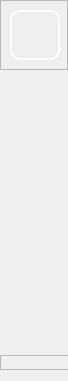
        <widget class="QFrame" name="LeftMenuBg">
         <property name="minimumSize">
          <size>
           <width>68</width>
           <height>0</height>
          </size>
         </property>
         <property name="maximumSize">
          <size>
           <width>68</width>
           <height>16777215</height>
          </size>
         </property>
         <property name="styleSheet">
          <string notr="true">QFrame#LeftMenuBg{
	background-color: rgba(255, 255, 255,0);
border:0px solid red;
border-radius:30px
}</string>
         </property>
         <property name="frameShape">
          <enum>QFrame::NoFrame</enum>
         </property>
         <property name="frameShadow">
          <enum>QFrame::Raised</enum>
         </property>
         <layout class="QVBoxLayout" name="verticalLayout_2">
          <property name="spacing">
           <number>0</number>
          </property>
          <property name="leftMargin">
           <number>0</number>
          </property>
          <property name="topMargin">
           <number>0</number>
          </property>
          <property name="rightMargin">
           <number>0</number>
          </property>
          <item>
           <widget class="QFrame" name="TopLogoInfo">
            <property name="enabled">
             <bool>true</bool>
            </property>
            <property name="minimumSize">
             <size>
              <width>0</width>
              <height>70</height>
             </size>
            </property>
            <property name="maximumSize">
             <size>
              <width>16777215</width>
              <height>70</height>
             </size>
            </property>
            <property name="frameShape">
             <enum>QFrame::StyledPanel</enum>
            </property>
            <property name="frameShadow">
             <enum>QFrame::Raised</enum>
            </property>
            <widget class="QWidget" name="logo" native="true">
             <property name="geometry">
              <rect>
               <x>10</x>
               <y>10</y>
               <width>50</width>
               <height>50</height>
              </rect>
             </property>
             <property name="sizePolicy">
              <sizepolicy hsizetype="Preferred" vsizetype="Preferred">
               <horstretch>0</horstretch>
               <verstretch>0</verstretch>
              </sizepolicy>
             </property>
             <property name="minimumSize">
              <size>
               <width>50</width>
               <height>50</height>
              </size>
             </property>
             <property name="maximumSize">
              <size>
               <width>50</width>
               <height>50</height>
              </size>
             </property>
             <property name="styleSheet">
              <string notr="true">image: url(:/all/img/logo.png);
border:2px solid rgb(255, 255, 255);
border-radius:10px</string>
             </property>
            </widget>
            <widget class="QLabel" name="Author">
             <property name="geometry">
              <rect>
               <x>90</x>
               <y>30</y>
               <width>60</width>
               <height>30</height>
              </rect>
             </property>
             <property name="sizePolicy">
              <sizepolicy hsizetype="Preferred" vsizetype="Preferred">
               <horstretch>0</horstretch>
               <verstretch>0</verstretch>
              </sizepolicy>
             </property>
             <property name="minimumSize">
              <size>
               <width>60</width>
               <height>30</height>
              </size>
             </property>
             <property name="maximumSize">
              <size>
               <width>60</width>
               <height>30</height>
              </size>
             </property>
             <property name="styleSheet">
              <string notr="true">font: italic 11pt &quot;Segoe UI&quot;;
color: rgba(255, 255, 255, 255);</string>
             </property>
             <property name="text">
              <string>By javier</string>
             </property>
             <property name="alignment">
              <set>Qt::AlignCenter</set>
             </property>
            </widget>
            <widget class="QLabel" name="Title">
             <property name="geometry">
              <rect>
               <x>60</x>
               <y>10</y>
               <width>121</width>
               <height>20</height>
              </rect>
             </property>
             <property name="maximumSize">
              <size>
               <width>16777215</width>
               <height>30</height>
              </size>
             </property>
             <property name="styleSheet">
              <string notr="true">font: 600 13pt &quot;Segoe UI Semibold&quot;;
color: rgba(255, 255, 255, 255);</string>
             </property>
             <property name="text">
              <string>YoloSide</string>
             </property>
             <property name="alignment">
              <set>Qt::AlignCenter</set>
             </property>
            </widget>
           </widget>
          </item>
          <item>
           <widget class="QFrame" name="ToggleBox">
            <property name="minimumSize">
             <size>
              <width>200</width>
              <height>80</height>
             </size>
            </property>
            <property name="maximumSize">
             <size>
              <width>200</width>
              <height>80</height>
             </size>
            </property>
            <property name="frameShape">
             <enum>QFrame::NoFrame</enum>
            </property>
            <property name="frameShadow">
             <enum>QFrame::Raised</enum>
            </property>
            <layout class="QVBoxLayout" name="verticalLayout_4">
             <property name="spacing">
              <number>0</number>
             </property>
             <property name="leftMargin">
              <number>0</number>
             </property>
             <property name="topMargin">
              <number>0</number>
             </property>
             <property name="rightMargin">
              <number>0</number>
             </property>
             <property name="bottomMargin">
              <number>0</number>
             </property>
             <item>
              <widget class="QPushButton" name="ToggleBotton">
               <property name="sizePolicy">
                <sizepolicy hsizetype="Expanding" vsizetype="Fixed">
                 <horstretch>0</horstretch>
                 <verstretch>0</verstretch>
                </sizepolicy>
               </property>
               <property name="minimumSize">
                <size>
                 <width>0</width>
                 <height>45</height>
                </size>
               </property>
               <property name="maximumSize">
                <size>
                 <width>16777215</width>
                 <height>16777215</height>
                </size>
               </property>
               <property name="font">
                <font>
                 <family>Nirmala UI</family>
                 <pointsize>12</pointsize>
                 <italic>false</italic>
                 <bold>true</bold>
                </font>
               </property>
               <property name="cursor">
                <cursorShape>PointingHandCursor</cursorShape>
               </property>
               <property name="mouseTracking">
                <bool>true</bool>
               </property>
               <property name="focusPolicy">
                <enum>Qt::StrongFocus</enum>
               </property>
               <property name="contextMenuPolicy">
                <enum>Qt::DefaultContextMenu</enum>
               </property>
               <property name="layoutDirection">
                <enum>Qt::LeftToRight</enum>
               </property>
               <property name="autoFillBackground">
                <bool>false</bool>
               </property>
               <property name="styleSheet">
                <string notr="true">QPushButton{
background-image: url(:/all/img/menu.png);
background-repeat: no-repeat;
background-position: left center;
border: none;
border-left: 23px solid transparent;

text-align: center;
padding-left: 0px;
color: rgba(255, 255, 255, 199);
font: 700 12pt &quot;Nirmala UI&quot;;
}

QPushButton:hover{
background-color: rgba(114, 129, 214, 59);
}</string>
               </property>
               <property name="text">
                <string>Hide</string>
               </property>
               <property name="icon">
                <iconset theme="zoom-out">
                 <normaloff>.</normaloff>.</iconset>
               </property>
               <property name="autoDefault">
                <bool>false</bool>
               </property>
               <property name="default">
                <bool>false</bool>
               </property>
               <property name="flat">
                <bool>false</bool>
               </property>
              </widget>
             </item>
            </layout>
           </widget>
          </item>
          <item>
           <widget class="QFrame" name="MenuBox">
            <property name="minimumSize">
             <size>
              <width>200</width>
              <height>0</height>
             </size>
            </property>
            <property name="maximumSize">
             <size>
              <width>200</width>
              <height>16777215</height>
             </size>
            </property>
            <property name="frameShape">
             <enum>QFrame::NoFrame</enum>
            </property>
            <property name="frameShadow">
             <enum>QFrame::Raised</enum>
            </property>
            <layout class="QVBoxLayout" name="verticalLayout_5" stretch="1,0,0,0">
             <property name="spacing">
              <number>15</number>
             </property>
             <property name="sizeConstraint">
              <enum>QLayout::SetDefaultConstraint</enum>
             </property>
             <property name="leftMargin">
              <number>0</number>
             </property>
             <property name="topMargin">
              <number>0</number>
             </property>
             <property name="rightMargin">
              <number>0</number>
             </property>
             <property name="bottomMargin">
              <number>0</number>
             </property>
             <item>
              <widget class="QPushButton" name="src_file_button">
               <property name="minimumSize">
                <size>
                 <width>0</width>
                 <height>45</height>
                </size>
               </property>
               <property name="cursor">
                <cursorShape>PointingHandCursor</cursorShape>
               </property>
               <property name="styleSheet">
                <string notr="true">QPushButton{
background-image: url(:/all/img/file.png);
background-repeat: no-repeat;
background-position: left center;
border: none;
border-left: 23px solid transparent;

text-align: center;
padding-left: 0px;
color: rgba(255, 255, 255, 199);
font: 700 12pt &quot;Nirmala UI&quot;;
}

QPushButton:hover{
background-color: rgba(114, 129, 214, 59);
}</string>
               </property>
               <property name="text">
                <string>Local File</string>
               </property>
              </widget>
             </item>
             <item>
              <widget class="QPushButton" name="src_cam_button">
               <property name="minimumSize">
                <size>
                 <width>0</width>
                 <height>45</height>
                </size>
               </property>
               <property name="cursor">
                <cursorShape>PointingHandCursor</cursorShape>
               </property>
               <property name="styleSheet">
                <string notr="true">QPushButton{
background-image: url(:/all/img/cam.png);
background-repeat: no-repeat;
background-position: left center;
border: none;
border-left: 23px solid transparent;

text-align: center;
padding-left: 0px;
color: rgba(255, 255, 255, 199);
font: 700 12pt &quot;Nirmala UI&quot;;
}

QPushButton:hover{
background-color: rgba(114, 129, 214, 59);
}</string>
               </property>
               <property name="text">
                <string>Camera</string>
               </property>
              </widget>
             </item>
             <item>
              <widget class="QPushButton" name="src_rtsp_button">
               <property name="minimumSize">
                <size>
                 <width>0</width>
                 <height>45</height>
                </size>
               </property>
               <property name="cursor">
                <cursorShape>PointingHandCursor</cursorShape>
               </property>
               <property name="autoFillBackground">
                <bool>false</bool>
               </property>
               <property name="styleSheet">
                <string notr="true">QPushButton{
background-image: url(:/all/img/RTSP.png);
background-repeat: no-repeat;
background-position: left center;
border: none;
border-left: 23px solid transparent;

text-align: center;
padding-left: 0px;
color: rgba(255, 255, 255, 199);
font: 700 12pt &quot;Nirmala UI&quot;;
}

QPushButton:hover{
background-color: rgba(114, 129, 214, 59);
}</string>
               </property>
               <property name="text">
                <string>Rtsp</string>
               </property>
              </widget>
             </item>
             <item>
              <spacer name="verticalSpacer">
               <property name="orientation">
                <enum>Qt::Vertical</enum>
               </property>
               <property name="sizeHint" stdset="0">
                <size>
                 <width>20</width>
                 <height>40</height>
                </size>
               </property>
              </spacer>
             </item>
            </layout>
           </widget>
          </item>
          <item>
           <widget class="QFrame" name="VersionInfo">
            <property name="minimumSize">
             <size>
              <width>200</width>
              <height>10</height>
             </size>
            </property>
            <property name="maximumSize">
             <size>
              <width>200</width>
              <height>15</height>
             </size>
            </property>
            <property name="frameShape">
             <enum>QFrame::StyledPanel</enum>
            </property>
            <property name="frameShadow">
             <enum>QFrame::Raised</enum>
            </property>
            <layout class="QVBoxLayout" name="verticalLayout_3">
             <property name="leftMargin">
              <number>18</number>
             </property>
             <property name="topMargin">
              <number>0</number>
             </property>
             <property name="bottomMargin">
              <number>0</number>
             </property>
             <item>
              <widget class="QLabel" name="VersionLabel">
               <property name="styleSheet">
                <string notr="true">font: 900 italic 10pt &quot;Segoe UI&quot;;
color: rgba(255, 255, 255, 199);</string>
               </property>
               <property name="text">
                <string>Version: 2.0</string>
               </property>
               <property name="alignment">
                <set>Qt::AlignCenter</set>
               </property>
              </widget>
             </item>
            </layout>
           </widget>
          </item>
         </layout>
        </widget>
